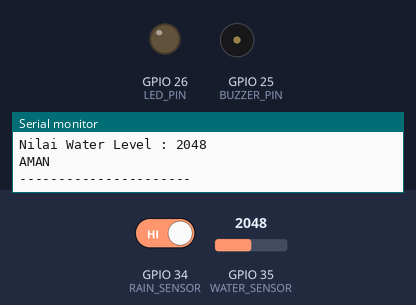
A sketch run on a simulated ESP32. Shown: output pins drawn as LEDs (lit = HIGH), buzzer (waves = sounding, pin HIGH), the last lines printed to the serial monitor. The inputs (shaded band) are chosen by the test bench; at power-on: GPIO 35 (WATER_SENSOR) = 2048, GPIO 34 (RAIN_SENSOR) HIGH.

Above: at 1.8 s.
1.9 s: GPIO 35 (WATER_SENSOR) set to 2132
3.4 s: GPIO 35 (WATER_SENSOR) set to 2234
At 5.2 s:
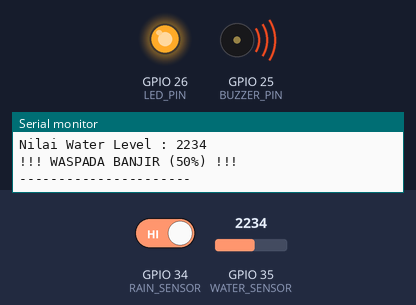
5.5 s: GPIO 34 (RAIN_SENSOR) driven LOW
8.5 s: GPIO 35 (WATER_SENSOR) set to 2160
At 9.8 s:
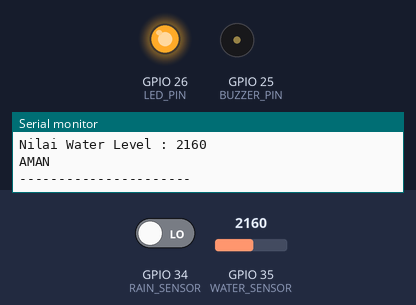
10.5 s: GPIO 35 (WATER_SENSOR) set to 2240
At 11.5 s:
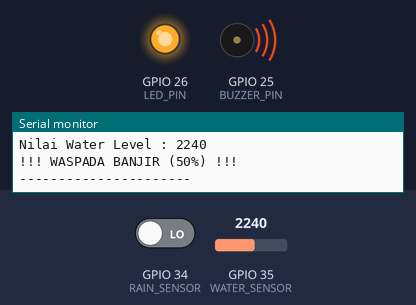
12.5 s: GPIO 35 (WATER_SENSOR) set to 2047
At 14.4 s:
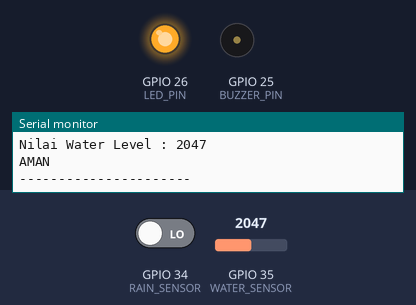
Timing chart, 0 to 15.5 s (numbered marks = the images above; inputs shaded):
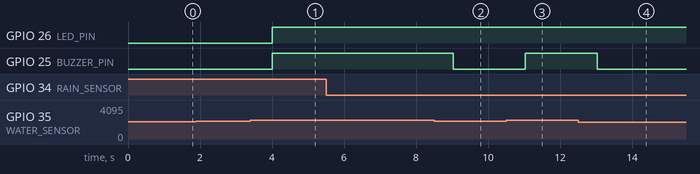

The sketch:

smartEnv.ino
```cpp
#define RAIN_SENSOR 34
#define WATER_SENSOR 35

#define LED_PIN 26
#define BUZZER_PIN 25

void setup() {
  Serial.begin(115200);

  pinMode(RAIN_SENSOR, INPUT);
  pinMode(LED_PIN, OUTPUT);
  pinMode(BUZZER_PIN, OUTPUT);

  digitalWrite(LED_PIN, LOW);
  digitalWrite(BUZZER_PIN, LOW);

  Serial.println("=== SISTEM DETEKSI BANJIR ===");
}

void loop() {

  int rainValue = digitalRead(RAIN_SENSOR);
  int waterValue = analogRead(WATER_SENSOR);

  bool ledStatus = false;

  // ===== RAIN DROP =====
  if (rainValue == LOW) {
    Serial.println("STATUS CUACA : HUJAN");
    ledStatus = true;
  } else {
    Serial.println("STATUS CUACA : TIDAK HUJAN");
  }

  // ===== WATER LEVEL =====
  Serial.print("Nilai Water Level : ");
  Serial.println(waterValue);

  if (waterValue >= 2400) {

    Serial.println("!!! BAHAYA TINGGI (100%) !!!");

    digitalWrite(BUZZER_PIN, HIGH);
    ledStatus = true;

  }
  else if (waterValue >= 2300) {

    Serial.println("!!! BAHAYA BANJIR (75%) !!!");

    digitalWrite(BUZZER_PIN, HIGH);
    ledStatus = true;

  }
  else if (waterValue >= 2200) {

    Serial.println("!!! WASPADA BANJIR (50%) !!!");

    digitalWrite(BUZZER_PIN, HIGH);
    ledStatus = true;

  }
  else {

    Serial.println("AMAN");

    digitalWrite(BUZZER_PIN, LOW);

  }

  // ===== LED =====
  digitalWrite(LED_PIN, ledStatus);

  Serial.println("----------------------");

  delay(1000);
}
```

Measured:
- the behaviour switches between 2199 and 2200 on GPIO 35 (WATER_SENSOR) (found by bisection; images 0 and 1)
- after the input at 3.4 s, GPIO 26 (LED_PIN), GPIO 25 (BUZZER_PIN): LOW → HIGH after 0.61 s
- after the input at 8.5 s, GPIO 25 (BUZZER_PIN): HIGH → LOW after 0.53 s
- after the input at 10.5 s, GPIO 25 (BUZZER_PIN): LOW → HIGH after 0.53 s
- after the input at 12.5 s, GPIO 25 (BUZZER_PIN): HIGH → LOW after 0.54 s
